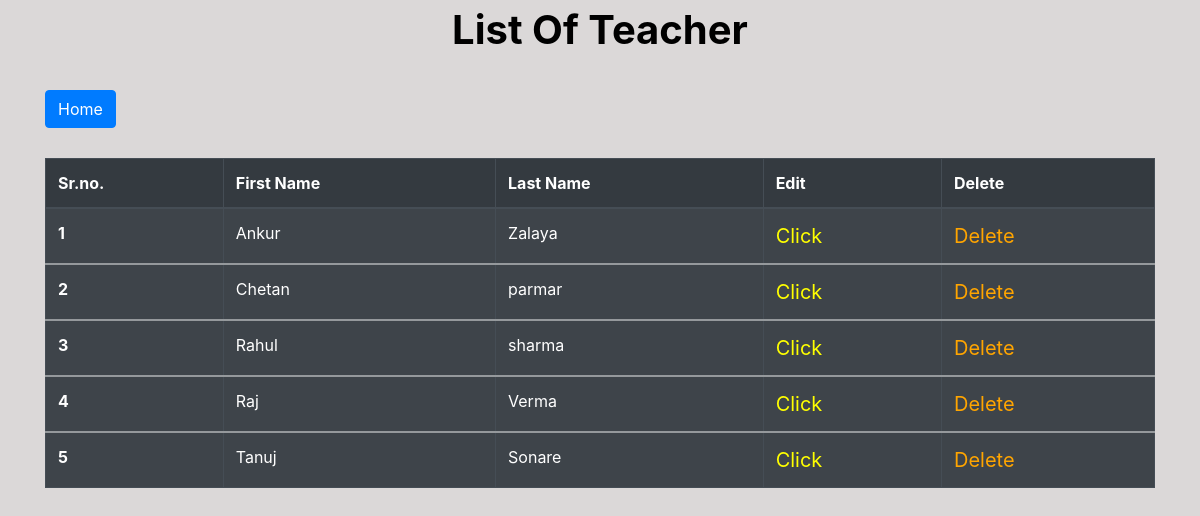
Page /teacher_list on the committed database.
### app/models.py (models this page shows, shortened)
class Teacher(models.Model):
    first_name = models.CharField(max_length=50)
    last_name = models.CharField(max_length=50)

### app/views.py (the view)
# urls.py: path('teacher_list', views.TeacherList.as_view(), name='teacher_list'),
class TeacherList(ListView):
    model = Teacher
    template_name = "app/teacher_list.html"
    def get_context_data(self, **kwargs):
        context = super().get_context_data(**kwargs)
        return context

### app/templates/app/teacher_list.html (shortened to what this page needs)
{% extends 'app/base.html' %}
{% block content %}
<legend align="center" class="text"><b> List Of Teacher </b></legend>
<section class='text-left container'>
  <button href="" class="btn btn-primary" type="submit">
    <a href="{% url 'home' %}" style="color:white;" > Home</a>
  </button>
</section>
<div class="container">
  {% if object_list %}
  <table class="table table-striped table-bordered table-hover table-dark">
      <thead>
          <tr>
              <th scope="col">Sr.no.</th>
              <th scope="col">First Name</th>
              <th scope="col">Last Name</th>
              <th scope="col">Edit</th>
              <th scope="col">Delete</th>
          </tr>
      </thead>
      {% for teacher in object_list %}
      <tbody>
          <tr>
              <th scope="row">{{forloop.counter}}</th>
              <td>{{teacher.first_name}}</td>
              <td>{{teacher.last_name}}</td>
              <td><a href="{% url 'update_teacher' teacher.id %}" style = "color:yellow;font-size:20px;" >Click</a></td>
              <td><a href="{% url 'delete_teacher' teacher.id %}" style = "color:orange;font-size:20px;">Delete</a></td>
          </tr>
          {% endfor %}
          {% else %}
            <br><br>
              <h1 align='center'> Teacher Not Found <h1>
          {% endif %}
      </tbody>
  </table>
</div>
{% endblock content %}

### app/templates/app/base.html (style rules this page uses)
body { background-color : #dbd8d8; }
.text { color:black; font-size:30px; }

### app/templates/app/teacher_list.html (style rules this page uses)
.container { margin-top:30px; }
.text { font-size:40px; }

### rows in the picture
Teacher: first_name "Ankur", last_name "Zalaya"
Teacher: first_name "Chetan", last_name "parmar"
Teacher: first_name "Rahul", last_name "sharma"
Teacher: first_name "Raj", last_name "Verma"
Teacher: first_name "Tanuj", last_name "Sonare"
